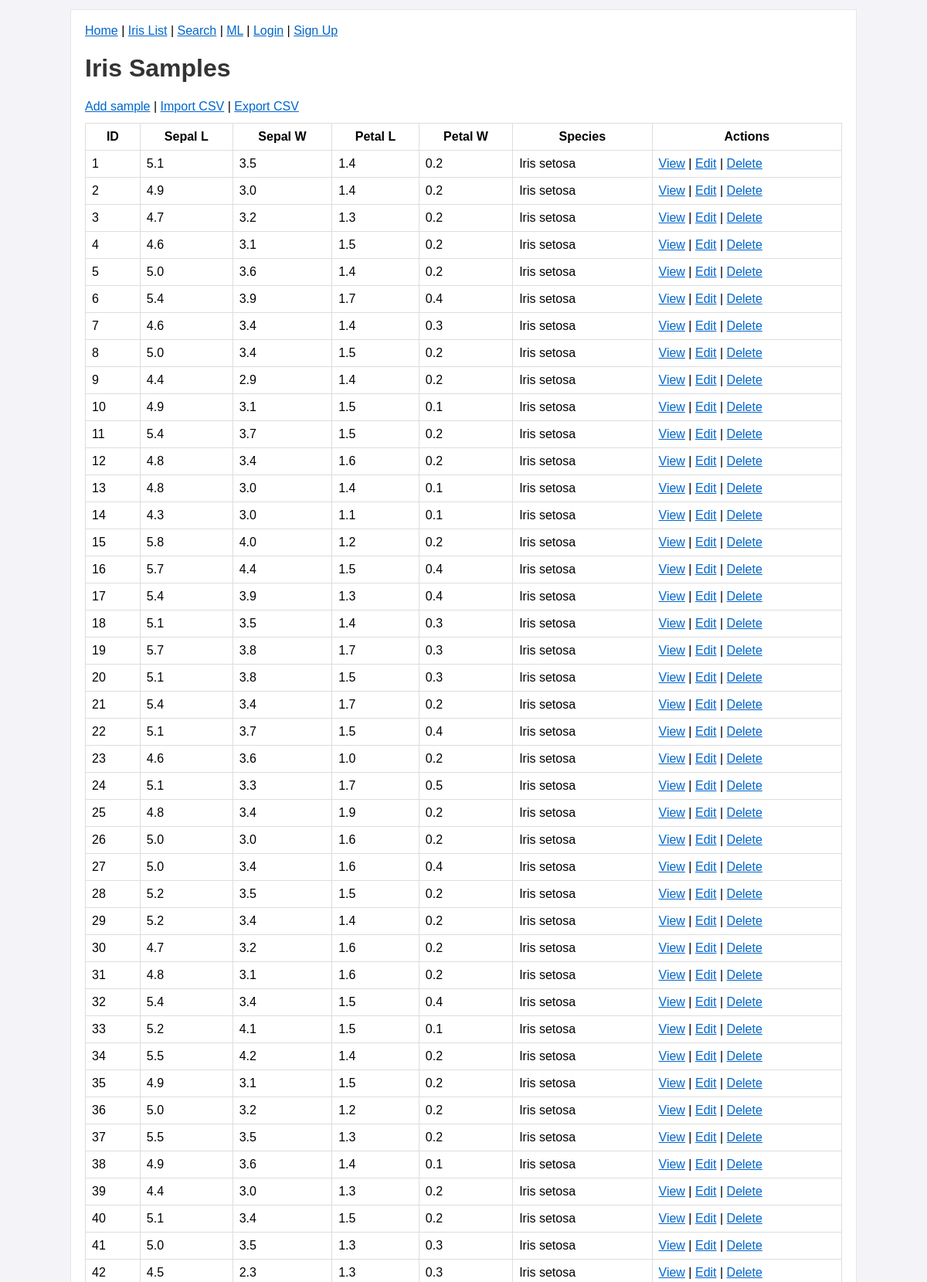
Page /iris/ (upper part) on the committed database.
### gallery/models.py (models this page shows, shortened)
class IrisSample(models.Model):
    instance_id = models.PositiveIntegerField(unique=True)
    sepal_length = models.FloatField()
    sepal_width = models.FloatField()
    petal_length = models.FloatField()
    petal_width = models.FloatField()
    SPECIES_CHOICES = [
        ('setosa', 'Iris setosa'),
        ('versicolor', 'Iris versicolor'),
        ('virginica', 'Iris virginica'),
    ]
    species = models.CharField(max_length=32, choices=SPECIES_CHOICES)

### gallery/views.py (the view)
# urls.py: path('iris/', views.iris_list, name='iris_list'),
def iris_list(request):
    samples = IrisSample.objects.all().order_by('instance_id')
    return render(request, 'gallery/iris_list.html', {'samples': samples})

### templates/gallery/iris_list.html
{% extends 'base.html' %}
{% block content %}
  <h1>Iris Samples</h1>
  <a href="{% url 'gallery:iris_create' %}">Add sample</a> | <a href="{% url 'gallery:import_csv' %}">Import CSV</a> | <a href="{% url 'gallery:export_csv' %}">Export CSV</a>
  <table border="1" style="width:100%;margin-top:12px;border-collapse:collapse;">
    <tr><th>ID</th><th>Sepal L</th><th>Sepal W</th><th>Petal L</th><th>Petal W</th><th>Species</th><th>Actions</th></tr>
    {% for s in samples %}
      <tr>
        <td>{{ s.instance_id }}</td>
        <td>{{ s.sepal_length }}</td>
        <td>{{ s.sepal_width }}</td>
        <td>{{ s.petal_length }}</td>
        <td>{{ s.petal_width }}</td>
        <td>{{ s.get_species_display }}</td>
        <td><a href="{% url 'gallery:iris_detail' s.pk %}">View</a> | <a href="{% url 'gallery:iris_update' s.pk %}">Edit</a> | <a href="{% url 'gallery:iris_delete' s.pk %}">Delete</a></td>
      </tr>
    {% empty %}
      <tr><td colspan="7">No samples.</td></tr>
    {% endfor %}
  </table>
{% endblock %}

### templates/base.html (shortened to what this page needs)
{% load static %}
<!doctype html>
<html lang="tr">
  <head>
    <link rel="stylesheet" href="{% static 'styles.css' %}">
  </head>
  <body>
    <div class="container">
      <div class="nav">
        <a href="/">Home</a> | <a href="{% url 'gallery:iris_list' %}">Iris List</a> | <a href="{% url 'gallery:search' %}">Search</a> | <a href="{% url 'gallery:ml_predict' %}">ML</a>
        {% if user.is_authenticated %}
          | <a href="{% url 'accounts:password_reset' %}">Password</a> |
          <form method="post" action="{% url 'accounts:logout' %}" style="display:inline;">
            {% csrf_token %}
            <button type="submit" style="background:none;border:none;color:#0066cc;cursor:pointer;padding:0;margin:0;font-family:inherit;">Logout ({{ user.username }})</button>
          </form>
        {% else %}
          | <a href="{% url 'login' %}">Login</a> | <a href="{% url 'accounts:signup' %}">Sign Up</a>
        {% endif %}
      </div>
      {% block content %}{% endblock %}
    </div>
  </body>
</html>

### static/styles.css (style rules this page uses)
body { font-family: Arial, Helvetica, sans-serif; background:#f4f4f8; }
.container { max-width:980px; margin:12px auto; background:#fff; padding:18px; border:1px solid #e6e6e6; }
h1,h2,h3 { color:#333; }
table { border-collapse: collapse; }
table td, table th { padding:8px; border:1px solid #ddd; }
a { color: #0066cc; }
.nav { margin-bottom:12px; }

### rows in the picture
IrisSample: instance_id "1", sepal_length "5.1", sepal_width "3.5", petal_length "1.4", petal_width "0.2", species "Iris setosa"
IrisSample: instance_id "2", sepal_length "4.9", sepal_width "3.0", petal_length "1.4", petal_width "0.2", species "Iris setosa"
IrisSample: instance_id "3", sepal_length "4.7", sepal_width "3.2", petal_length "1.3", petal_width "0.2", species "Iris setosa"
IrisSample: instance_id "4", sepal_length "4.6", sepal_width "3.1", petal_length "1.5", petal_width "0.2", species "Iris setosa"
IrisSample: instance_id "5", sepal_length "5.0", sepal_width "3.6", petal_length "1.4", petal_width "0.2", species "Iris setosa"
IrisSample: instance_id "6", sepal_length "5.4", sepal_width "3.9", petal_length "1.7", petal_width "0.4", species "Iris setosa"
IrisSample: instance_id "7", sepal_length "4.6", sepal_width "3.4", petal_length "1.4", petal_width "0.3", species "Iris setosa"
IrisSample: instance_id "8", sepal_length "5.0", sepal_width "3.4", petal_length "1.5", petal_width "0.2", species "Iris setosa"
IrisSample: instance_id "9", sepal_length "4.4", sepal_width "2.9", petal_length "1.4", petal_width "0.2", species "Iris setosa"
IrisSample: instance_id "10", sepal_length "4.9", sepal_width "3.1", petal_length "1.5", petal_width "0.1", species "Iris setosa"
IrisSample: instance_id "11", sepal_length "5.4", sepal_width "3.7", petal_length "1.5", petal_width "0.2", species "Iris setosa"
IrisSample: instance_id "12", sepal_length "4.8", sepal_width "3.4", petal_length "1.6", petal_width "0.2", species "Iris setosa"
IrisSample: instance_id "13", sepal_length "4.8", sepal_width "3.0", petal_length "1.4", petal_width "0.1", species "Iris setosa"
IrisSample: instance_id "14", sepal_length "4.3", sepal_width "3.0", petal_length "1.1", petal_width "0.1", species "Iris setosa"
IrisSample: instance_id "15", sepal_length "5.8", sepal_width "4.0", petal_length "1.2", petal_width "0.2", species "Iris setosa"
IrisSample: instance_id "16", sepal_length "5.7", sepal_width "4.4", petal_length "1.5", petal_width "0.4", species "Iris setosa"
IrisSample: instance_id "17", sepal_length "5.4", sepal_width "3.9", petal_length "1.3", petal_width "0.4", species "Iris setosa"
IrisSample: instance_id "18", sepal_length "5.1", sepal_width "3.5", petal_length "1.4", petal_width "0.3", species "Iris setosa"
IrisSample: instance_id "19", sepal_length "5.7", sepal_width "3.8", petal_length "1.7", petal_width "0.3", species "Iris setosa"
IrisSample: instance_id "20", sepal_length "5.1", sepal_width "3.8", petal_length "1.5", petal_width "0.3", species "Iris setosa"
IrisSample: instance_id "21", sepal_length "5.4", sepal_width "3.4", petal_length "1.7", petal_width "0.2", species "Iris setosa"
IrisSample: instance_id "22", sepal_length "5.1", sepal_width "3.7", petal_length "1.5", petal_width "0.4", species "Iris setosa"
IrisSample: instance_id "23", sepal_length "4.6", sepal_width "3.6", petal_length "1.0", petal_width "0.2", species "Iris setosa"
IrisSample: instance_id "24", sepal_length "5.1", sepal_width "3.3", petal_length "1.7", petal_width "0.5", species "Iris setosa"
IrisSample: instance_id "25", sepal_length "4.8", sepal_width "3.4", petal_length "1.9", petal_width "0.2", species "Iris setosa"
IrisSample: instance_id "26", sepal_length "5.0", sepal_width "3.0", petal_length "1.6", petal_width "0.2", species "Iris setosa"
IrisSample: instance_id "27", sepal_length "5.0", sepal_width "3.4", petal_length "1.6", petal_width "0.4", species "Iris setosa"
IrisSample: instance_id "28", sepal_length "5.2", sepal_width "3.5", petal_length "1.5", petal_width "0.2", species "Iris setosa"
IrisSample: instance_id "29", sepal_length "5.2", sepal_width "3.4", petal_length "1.4", petal_width "0.2", species "Iris setosa"
IrisSample: instance_id "30", sepal_length "4.7", sepal_width "3.2", petal_length "1.6", petal_width "0.2", species "Iris setosa"
IrisSample: instance_id "31", sepal_length "4.8", sepal_width "3.1", petal_length "1.6", petal_width "0.2", species "Iris setosa"
IrisSample: instance_id "32", sepal_length "5.4", sepal_width "3.4", petal_length "1.5", petal_width "0.4", species "Iris setosa"
IrisSample: instance_id "33", sepal_length "5.2", sepal_width "4.1", petal_length "1.5", petal_width "0.1", species "Iris setosa"
IrisSample: instance_id "34", sepal_length "5.5", sepal_width "4.2", petal_length "1.4", petal_width "0.2", species "Iris setosa"
IrisSample: instance_id "35", sepal_length "4.9", sepal_width "3.1", petal_length "1.5", petal_width "0.2", species "Iris setosa"
IrisSample: instance_id "36", sepal_length "5.0", sepal_width "3.2", petal_length "1.2", petal_width "0.2", species "Iris setosa"
IrisSample: instance_id "37", sepal_length "5.5", sepal_width "3.5", petal_length "1.3", petal_width "0.2", species "Iris setosa"
IrisSample: instance_id "38", sepal_length "4.9", sepal_width "3.6", petal_length "1.4", petal_width "0.1", species "Iris setosa"
IrisSample: instance_id "39", sepal_length "4.4", sepal_width "3.0", petal_length "1.3", petal_width "0.2", species "Iris setosa"
IrisSample: instance_id "40", sepal_length "5.1", sepal_width "3.4", petal_length "1.5", petal_width "0.2", species "Iris setosa"
IrisSample: instance_id "41", sepal_length "5.0", sepal_width "3.5", petal_length "1.3", petal_width "0.3", species "Iris setosa"
IrisSample: instance_id "42", sepal_length "4.5", sepal_width "2.3", petal_length "1.3", petal_width "0.3", species "Iris setosa"
